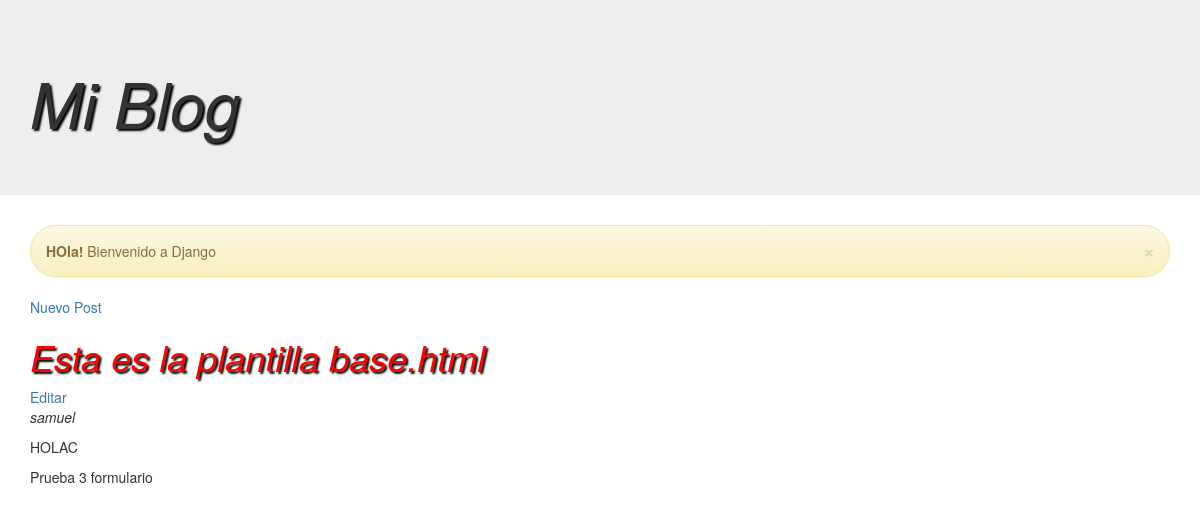
/post/5/, run on the app's committed database.
### blog/models.py (models this page shows, shortened)
class Post(models.Model):
    author = models.ForeignKey('auth.User')
    title = models.CharField(max_length=200)
    text = models.TextField()
    create_date = models.DateTimeField(
            default=timezone.now)
    published_date = models.DateTimeField(
            blank=True, null=True)

### blog/views.py (the view)
# urls.py: url(r'^post/(?P<pk>[0-9]+)/$', views.post_detail, name='post_detail'),
def post_detail(request, pk):
    post = get_object_or_404(Post, pk=pk)
    return render(request, 'blog/post_detail.html', {"post" : post})

### blog/templates/blog/post_detail.html
{% extends 'blog/base.html' %}
{% block content %}
        	<div>
        	<a href="{% url 'post_edit' pk=post.pk %}">Editar</a>
        	<p><i>{{ post.author }}</i></p>
        	<p>{{ post.title|upper }}</p>
        	<p>{{ post.text }}</p>
        	</div>
  {% endblock %}

### data on the page
Post: author "samuel", title "HOLAC", text "Prueba 3 formulario"
